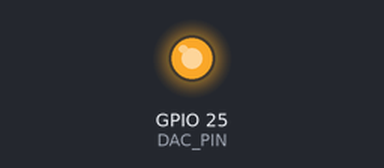
Recording of a sketch running on a simulated ESP32. On the bench: output pins drawn as LEDs (lit = HIGH).

Above: at 0.1 s.
Timing chart, 0 to 1.6 s (numbered marks = the images above):
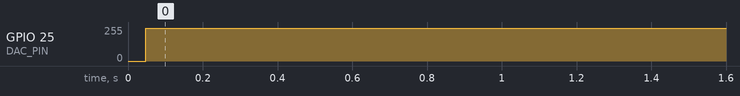

The sketch:

sawtooth_wave.ino
```cpp
#define DAC_PIN 25 // Define the DAC pin on the ESP32 (may vary depending on your board)

void setup() {
  // Set the DAC pin as an output
  pinMode(DAC_PIN, OUTPUT);
}

void loop() {
  // Generate a sawtooth wave
  for(int i = 0; i < 360; i++) {
    int sawtoothValue = i * 4095 / 360; // Linear ramp from 0 to 4095 within each period
    dacWrite(DAC_PIN, sawtoothValue); // Write the calculated value to the DAC pin
    delayMicroseconds(10); // Adjust delay as needed for desired frequency
  }
}
```

Measured:
- by itself, GPIO 25 (DAC_PIN): 0/255 → 245/255 at 0.05 s
